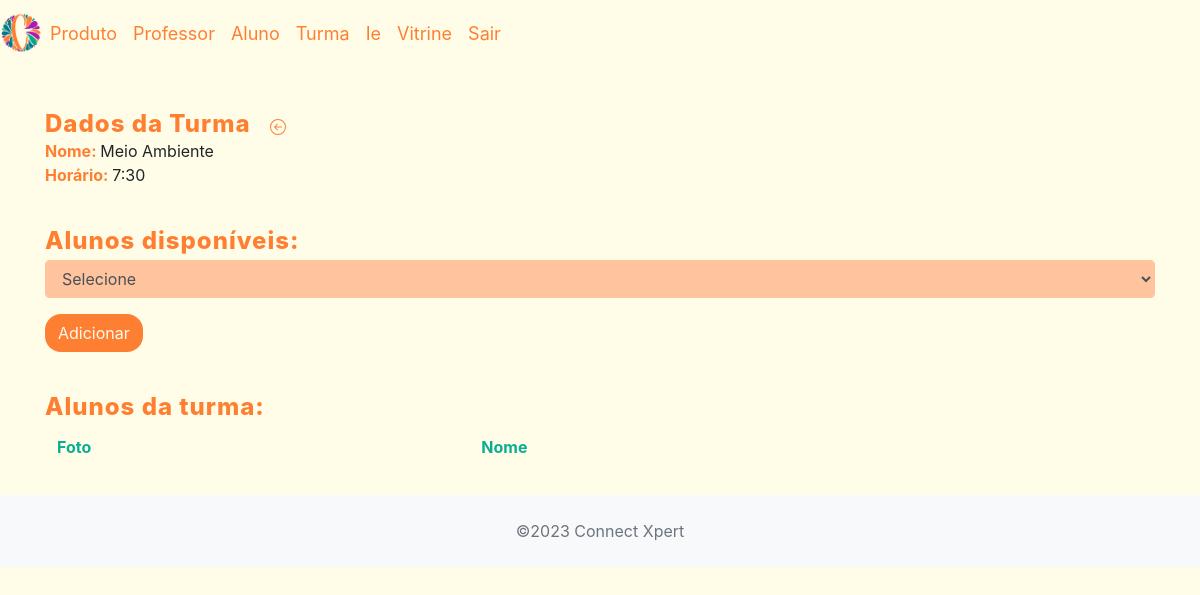
The app's page /crud_connectxpert/app/controller/TurmaAlunoController.php?action=list&id=4 (signed in), older data.
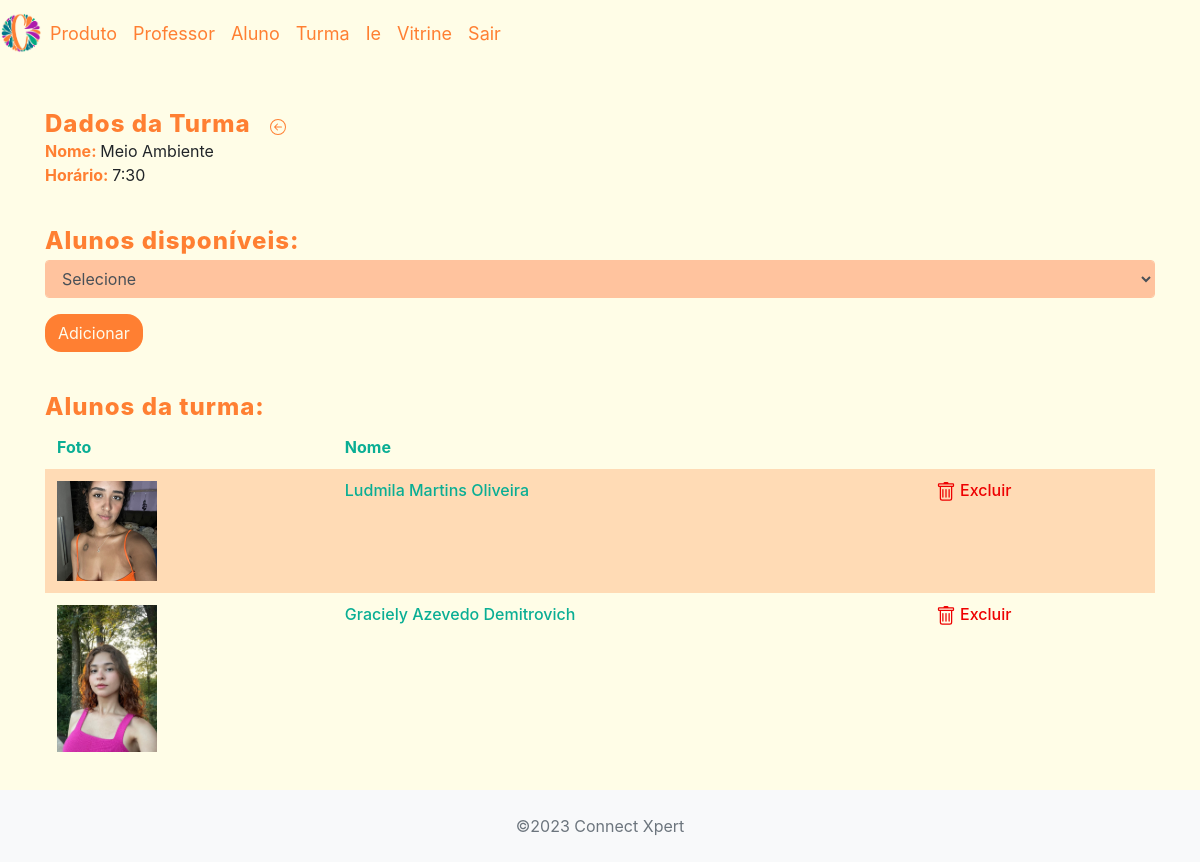
The same page, newer data.
### tables this page shows
CREATE TABLE `turma_aluno` (
  `id_turma_aluno` int(11) NOT NULL,
  `id_turma` int(11) NOT NULL,
  `id_aluno` int(11) NOT NULL
);

CREATE TABLE `aluno` (
  `id_aluno` int(11) NOT NULL,
  `nome_aluno` varchar(100) NOT NULL,
  `nascimento_aluno` date NOT NULL,
  `telefone` varchar(20) NOT NULL,
  `nome_responsavel` varchar(60) NOT NULL,
  `sexo_aluno` enum('feminino','masculino','outros') NOT NULL,
  `login_aluno` varchar(15) NOT NULL,
  `senha_aluno` varchar(15) NOT NULL,
  `historico` text NOT NULL,
  `cpf_aluno` varchar(20) NOT NULL,
  `rg_aluno` varchar(20) NOT NULL,
  `email_aluno` varchar(100) NOT NULL,
  `end_rua` varchar(95) NOT NULL,
  `end_bairro` varchar(95) NOT NULL,
  `end_cidade` varchar(95) NOT NULL,
  `end_estado` varchar(95) NOT NULL,
  `end_numero` int(11) NOT NULL,
  `end_complemento` varchar(100) DEFAULT NULL,
  `id_ie` int(11) NOT NULL,
  `situacao` enum('disponivel','indisponivel') NOT NULL,
  `foto` varchar(60) NOT NULL
);

### crud_connectxpert/app/model/Aluno.php (called while the page is built, shortened)
<?php
class Aluno {
    private $nomeAluno;
    private $foto;
    private $idTurmaAluno;
    public function getNomeAluno()
    {
        return $this->nomeAluno;
    }
    public function setNomeAluno($nomeAluno): self
    {
        $this->nomeAluno = $nomeAluno;
        return $this;
    }
    public function getFoto()
    {
        return $this->foto;
    }
    public function setFoto($foto)
    {
        $this->foto = $foto;
        return $this;
    }
    public function getIdTurmaAluno()
    {
        return $this->idTurmaAluno;
    }
    public function setIdTurmaAluno($idTurmaAluno)
    {
        $this->idTurmaAluno = $idTurmaAluno;
        return $this;
    }
}

### crud_connectxpert/app/dao/AlunoDAO.php (called while the page is built, shortened)
<?php
include_once(__DIR__ . "/../model/Aluno.php");
class AlunoDAO {
      public function listByTurma(int $idTurma) {
        $conn = Connection::getConn();
        $sql = "SELECT a.*, ta.id_turma_aluno
                FROM turma_aluno ta
                JOIN aluno a ON (a.id_aluno = ta.id_aluno)
                WHERE ta.id_turma = ?";
        $stm = $conn->prepare($sql);
        $stm->execute([$idTurma]);
        $result = $stm->fetchAll();
        $alunos = $this->mapAlunos($result);
        return $alunos;
    }
    private function mapAlunos($result) {
        $alunos = array();
        foreach ($result as $reg) {
            $aluno = new Aluno();
            $aluno->setIdAluno($reg['id_aluno']);
            $aluno->setNomeAluno($reg['nome_aluno']);
            $aluno->setNascimentoAluno($reg['nascimento_aluno']);
            $aluno->setTelefone($reg['telefone']);
            $aluno->setNomeResponsavel($reg['nome_responsavel']);
            $aluno->setSexoAluno($reg['sexo_aluno']);
            $aluno->setCpfAluno($reg['cpf_aluno']);
            $aluno->setRgAluno($reg['rg_aluno']);
            $aluno->setEmailAluno($reg['email_aluno']);
            $aluno->setLoginAluno($reg['login_aluno']);
            $aluno->setSenhaAluno($reg['senha_aluno']);
            $aluno->setHistorico($reg['historico']);
            $aluno->setEndRua($reg['end_rua']);
            $aluno->setEndBairro($reg['end_bairro']);
            $aluno->setEndCidade($reg['end_cidade']);
            $aluno->setEndEstado($reg['end_estado']);
            $aluno->setEndNumero($reg['end_numero']);
            $aluno->setEndComplemento($reg['end_complemento']);
            $aluno->setSituacao($reg['situacao']);
            $aluno->setFoto($reg['foto']);
            $aluno->setIdIe($reg['id_ie']);
            if(isset($reg['id_turma_aluno']))
            $aluno->setIdTurmaAluno($reg['id_turma_aluno']);
            array_push($alunos, $aluno);
        }
        return $alunos;
    }
}

### crud_connectxpert/app/dao/TurmaDAO.php (called while the page is built, shortened)
<?php
include_once(__DIR__ . "/../model/Turma.php");
class TurmaDAO {
    public function findById(int $id) {
        $conn = Connection::getConn();
        $sql = "SELECT * FROM turma t" .
               " WHERE t.id_turma = ?";
        $stm = $conn->prepare($sql);
        $stm->execute([$id]);
        $result = $stm->fetchAll();
        $turmas = $this->mapTurmas($result);
        if(count($turmas) == 1)
            return $turmas[0];
        elseif(count($turmas) == 0)
            return null;
        die("TurmaDAO.findById()" . " - Erro: mais de uma turma encontrada.");
    }
    private function mapTurmas($result) {
        $turmas = array();
        foreach ($result as $reg) {
            $turma = new Turma();
            $turma->setIdTurma($reg['id_turma']);
            $turma->setNomeTurma($reg['nome_turma']);
            $turma->setNumAlunos($reg['num_alunos']);
            $turma->setHorario($reg['horario']);
            $turma->setDiaSemana($reg['dia_semana']);
            array_push($turmas, $turma);
        }
        return $turmas;
    }
}

### crud_connectxpert/app/model/Turma.php (called while the page is built, shortened)
<?php
class Turma {
    private $idTurma;
    public function getIdTurma()
    {
        return $this->idTurma;
    }
    public function setIdTurma($idTurma)
    {
        $this->idTurma = $idTurma;
        return $this;
    }
}

### crud_connectxpert/app/view/turma_aluno/turmaAluno.php (the view, shortened to what the changed rows need)
<?php
require_once(__DIR__ . "/../include/header.php");
echo '<link rel="stylesheet" href="' . BASEURL . '/view/professor/profstyle.css">';
echo '<link rel="stylesheet" href="' . BASEURL . '/view/utils/busca_select/buscaSelect.css">';
?>
<div class="container">
    <div class="row" style="margin-top: 10px;">
        <div class="col-12">
            <table id="tabAlunos" class='table table-striped'>
                    <thead>
                        <tr class="topicos">
                            <th>Foto</th>
                            <th>Nome</th>
                            <th> </th>
                        </tr>
                    </thead>
                    <?php foreach($dados['listaAlunosturma'] as $aln): ?>
                        <tr class="listagem">
                            <td><img src="<?= BASEURL_FOTOS . $aln->getFoto(); ?>" style="width: 100px; height: auto;" /></td>
                            <td><?= $aln->getNomeAluno(); ?></td>
                            <td><a class="btn-excluir"
                                onclick="return confirm('Confirma a exclusão do aluno?');"
                                href="<?= BASEURL ?>/controller/TurmaAlunoController.php?action=delete&idTurmaAluno=<?= $aln->getIdTurmaAluno() ?>&idTurma=<?= $dados["turma"]->getIdTurma() ?>">
 Excluir</a>
                            </td>
                        </tr>
                    <?php endforeach; ?>
            </table>
        </div>
    </div>
</div>
<?php
require_once(__DIR__ . "/../include/footer.php");
?>

Row changes from the older to the newer data that the page shows:
added turma_aluno: id_aluno.foto (picture), id_aluno.nome_aluno "Ludmila Martins Oliveira"
added turma_aluno: id_aluno.foto (picture), id_aluno.nome_aluno "Graciely Azevedo Demitrovich"
